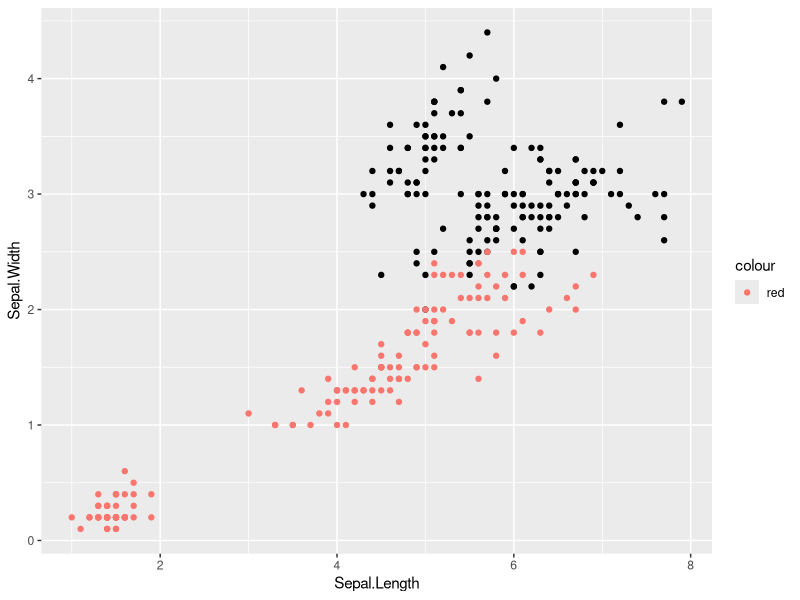
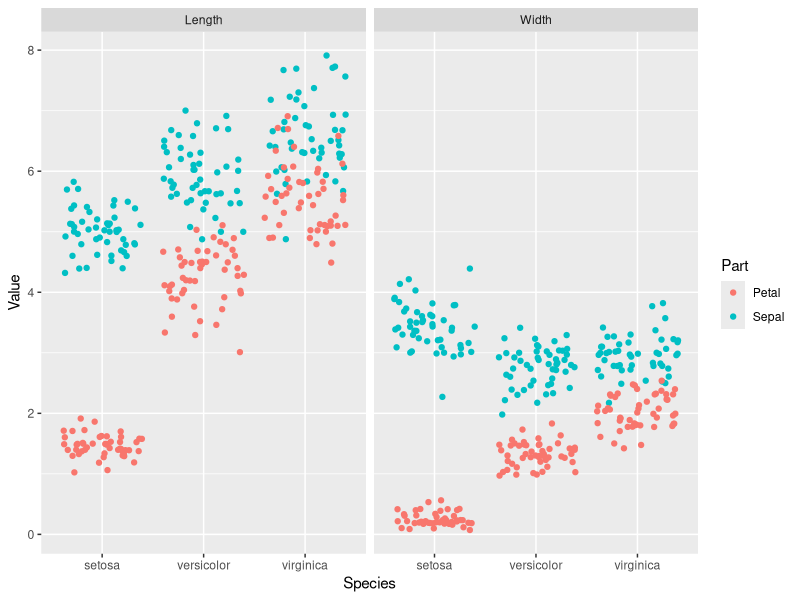
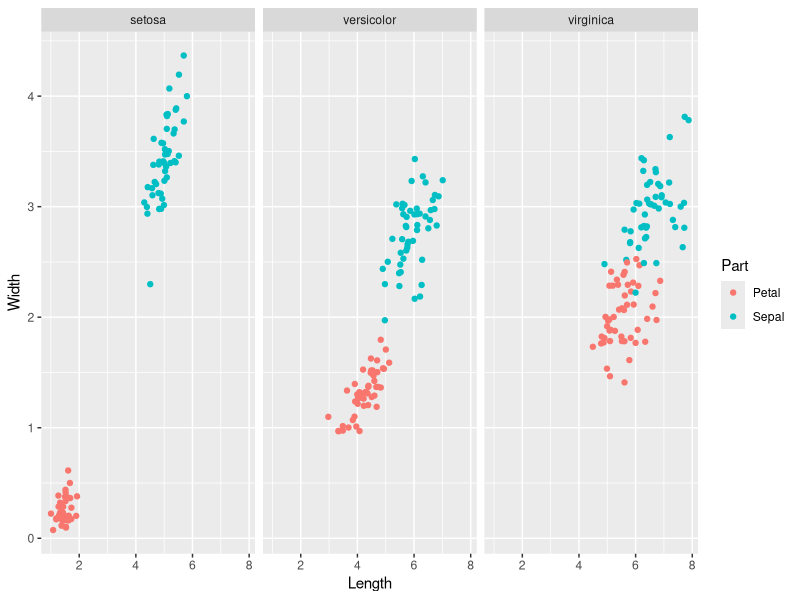
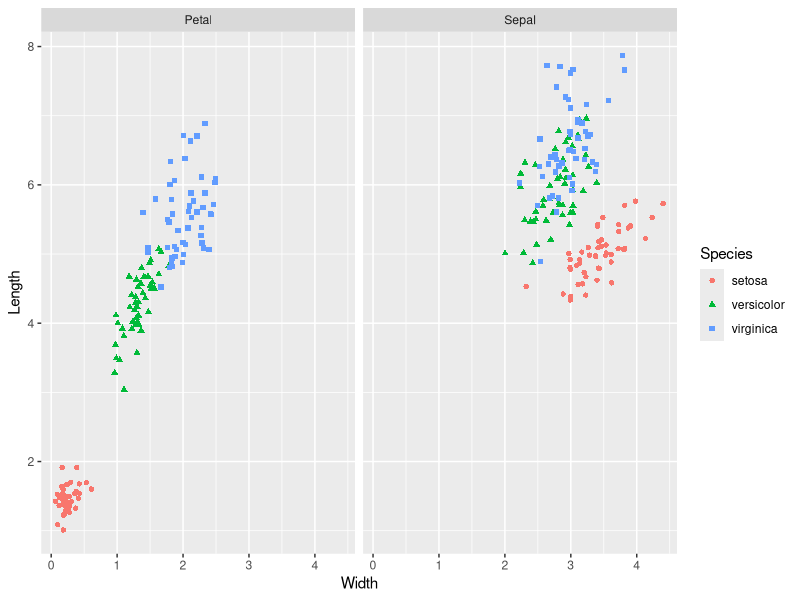
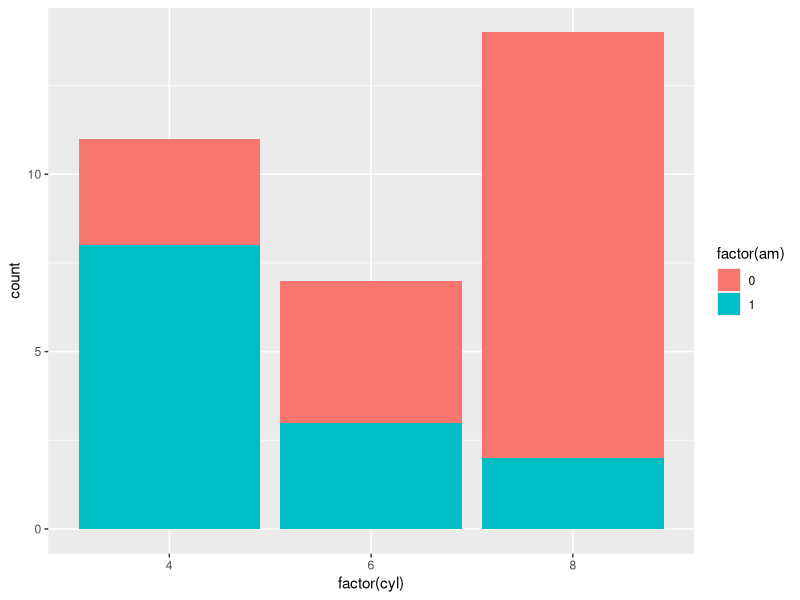
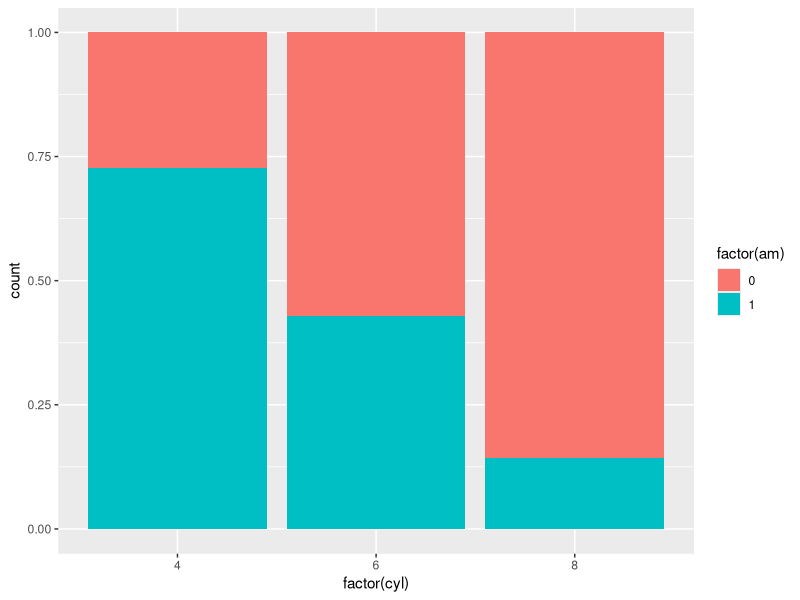
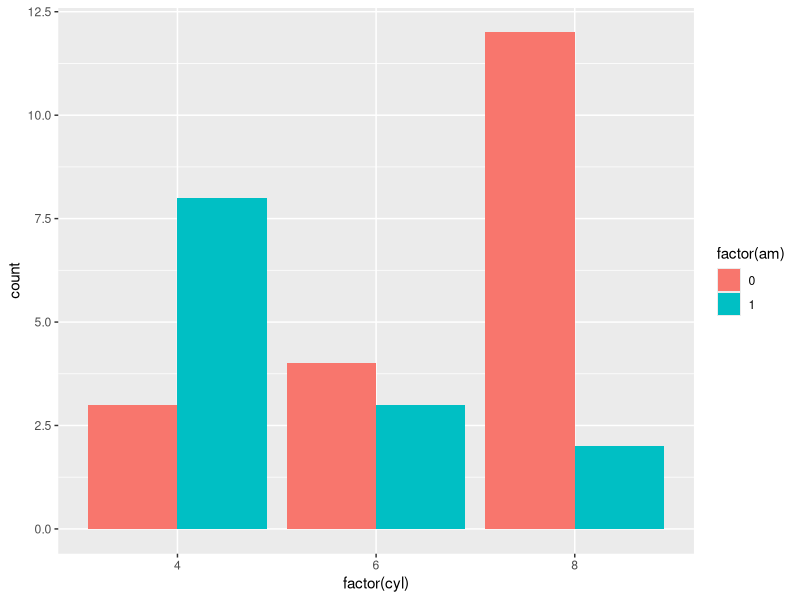
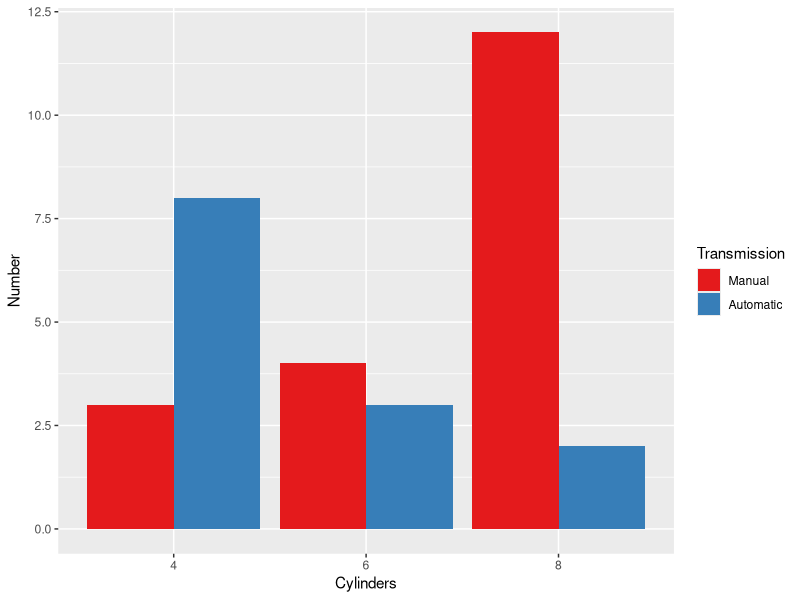

These figures' R source, in order:
## ---- chunk 1
require(ggplot2)
require(caret)
## ---- chunk 2
ggplot(iris, aes(Sepal.Length, Sepal.Width)) + 
  geom_point() + 
  geom_point(aes(Petal.Length, Petal.Width, col="red"))
## ---- chunk 3




## ---- chunk 4
require(tidyr)

# Cleaning the dataset
iris.tidy <- iris %>% 
      gather(key, Value, -Species) %>% 
      separate(key, c("Part", "Measure"), "\\.")

# Inspecting the dataset
str(iris.tidy)


# Drawing the plot
ggplot(iris.tidy, aes(Species, Value, col=Part)) + 
  geom_jitter() +
  facet_grid(. ~ Measure)
  

## ---- chunk 5
head(iris)
## ---- chunk 6
data("iris")

iris$Flower <- 1:nrow(iris)

# Creating the dataset
iris.wide <- iris %>% 
      gather(key, value, -Species, -Flower) %>% 
      separate(key, c("Part", "Measure"), "\\.") %>% 
      spread(Measure, value)

# inspecting the dataset
str(iris.wide)

# Plotting Width / Length over Species
ggplot(iris.wide, aes(Length, Width, col=Part)) + 
  geom_jitter() + 
  facet_grid(.~ Species)

# Plotting width/ Length by 
str(iris.wide)
ggplot(iris.wide, aes(Width, Length, shape=Species, col=Species)) + 
  geom_jitter() + 
  facet_grid(.~ Part)
## ---- chunk 7

ggplot(mtcars, aes(factor(cyl), fill=factor(am))) +
  geom_bar(stat="count", position="stack")

## ---- chunk 8
ggplot(mtcars, aes(factor(cyl), fill=factor(am))) + 
  geom_bar(stat="count", position="fill")
## ---- chunk 9
ggplot(mtcars, aes(factor(cyl), fill=factor(am))) +
  geom_bar(stat="count", position="dodge")
## ---- chunk 10
# Setting the values
val = c("#E41A1C", "#377EB8")
lab = c("Manual", "Automatic")

# Drawing the plot
ggplot(mtcars, aes(factor(cyl), fill=factor(am))) +
  geom_bar(stat="count", position="dodge") +
  scale_x_discrete("Cylinders") +
  scale_y_continuous("Number") +
  scale_fill_manual("Transmission", values = val,
                    labels= lab) 
## ---- chunk 11
mtcars$group <- 0

# Plot the data against 0
ggplot(mtcars, aes(mpg, group)) + 
  geom_jitter() + 
  scale_y_continuous(limits = c(-2,2))
## ---- chunk 12
ggplot(iris, aes(Sepal.Length, Sepal.Width, col=Species)) + 
  geom_point()
## ---- chunk 13
ggplot(iris, aes(Species, Sepal.Width, col=Sepal.Length)) + 
  geom_point()
## ---- chunk 14
ggplot(mtcars, aes(wt, mpg, col=cyl)) + 
  geom_point(size=4)


ggplot(mtcars, aes(wt, mpg, col=cyl)) + 
  geom_point(shape=1, size=4)

ggplot(mtcars, aes(wt, mpg, col=cyl)) + 
  geom_point(alpha=0.6, size=4)
## ---- chunk 15
ggplot(diamonds, aes(carat, price, col=clarity)) + 
  geom_point()

ggplot(diamonds, aes(carat, price, col=clarity)) + 
  geom_point(alpha=0.5)

ggplot(diamonds, aes(clarity, carat, col=price)) + 
  geom_point(alpha=0.5)

ggplot(diamonds, aes(clarity, carat, col=price)) +
  geom_point(position="jitter", alpha=0.5)
## ---- chunk 16
plot1 <- ggplot(iris, aes(Sepal.Length, Sepal.Width)) + 
      geom_point(aes(col=Species))

plot1
## ---- chunk 17
data(iris)
iris.summary <- aggregate(iris[1:4], list(iris$Species), mean)
names(iris.summary)[1] <- "Species"

# Plotting the dataset
plot1 + geom_point(data=iris.summary, shape=15, size=5, aes(col=Species))
## ---- chunk 18
# This results in an erros
# plot1 + geom_vline(data=iris.summary)

# The specific aesthetic for the vline "xintercept" has to be specified
plot1 + geom_vline(data=iris.summary, aes(xintercept= Sepal.Length))

# This can be additionally combined with hline
plot1 + 
  geom_hline(data = iris.summary, aes(yintercept = Sepal.Width)) + 
  geom_vline(data=iris.summary, aes(xintercept = Sepal.Length))
## ---- chunk 19
plot1 + 
  geom_hline(data = iris.summary, linetype=2, 
             aes(yintercept = Sepal.Width,
                 col=Species)) + 
  geom_vline(data=iris.summary, 
             aes(xintercept = Sepal.Length, col=Species), 
             linetype=2)
## ---- chunk 20
ggplot(mtcars, aes(factor(cyl), wt)) + 
  geom_point()

# To conquer overplotting we specify the jitter
ggplot(mtcars, aes(factor(cyl), wt)) + 
  geom_jitter()

# We Define the position to use jitter
posn.j <- position_jitter(widt=0.05)

ggplot(mtcars, aes(factor(cyl), wt)) + 
  geom_point(position=posn.j)
## ---- chunk 21
ggplot(iris, aes(Sepal.Width, fill = Species)) + 
  geom_histogram(aes(y = ..density..),binwidth = 0.1, alpha=0.7)
## ---- chunk 22
ggplot(iris, aes(Sepal.Width, fill = Species)) + 
  geom_histogram(aes(y = ..density..),binwidth = 0.1, position="dodge")
## ---- chunk 23
ggplot(iris, aes(Sepal.Width, fill = Species)) + 
  geom_histogram(aes(y = ..density..),binwidth = 0.1, position="fill")
## ---- chunk 24
# Looking at the sleeping behaviour based on eating habits
ggplot(msleep, aes(vore)) + geom_bar()

## ---- chunk 25

# Chaning the y aes to density, searches for the density variable in the resulting internal stats table
ggplot(mtcars, aes(mpg)) + 
  geom_histogram(binwidth=1, fill="lightblue", aes(y=..density..))

# Now in custom colour
myBlue <- "#377EB8" 
ggplot(mtcars, aes(mpg)) + 
  geom_histogram(binwidth=1, fill=myBlue, aes(y=..density..))


# This displays a continous density curve
ggplot(mtcars, aes(mpg)) + 
geom_histogram(stat = "density")
## ---- chunk 26
# The standard result uses "stack"
ggplot(mtcars, aes(cyl, fill=factor(am))) + 
  geom_bar()

# When we set to "dodge", we get a unhappy "next to each other"
ggplot(mtcars, aes(cyl, fill=factor(am))) +
  geom_bar(position="dodge")

# Using the "width" setting for the dodge command we can let them overlay
pos_d <- position_dodge(width=0.2)
ggplot(mtcars, aes(cyl, fill=factor(am))) + 
  geom_bar(position=pos_d, alpha=0.6)

## ---- chunk 27
ggplot(mtcars, aes(mpg, col=cyl)) + 
  geom_freqpoly(binwidth=1)
## ---- chunk 28
ggplot(mtcars, aes(mpg, fill=factor(am))) + 
  geom_bar(binwidth=1,position="dodge") +
  scale_fill_brewer()
## ---- chunk 29
# Import library
if(!require(RColorBrewer)){install.packages("RColorBrewer"); library(RColorBrewer)}

# Create individual color scales
blues <- brewer.pal(9, "Blues")

blue_range <- colorRampPalette(blues)
  
